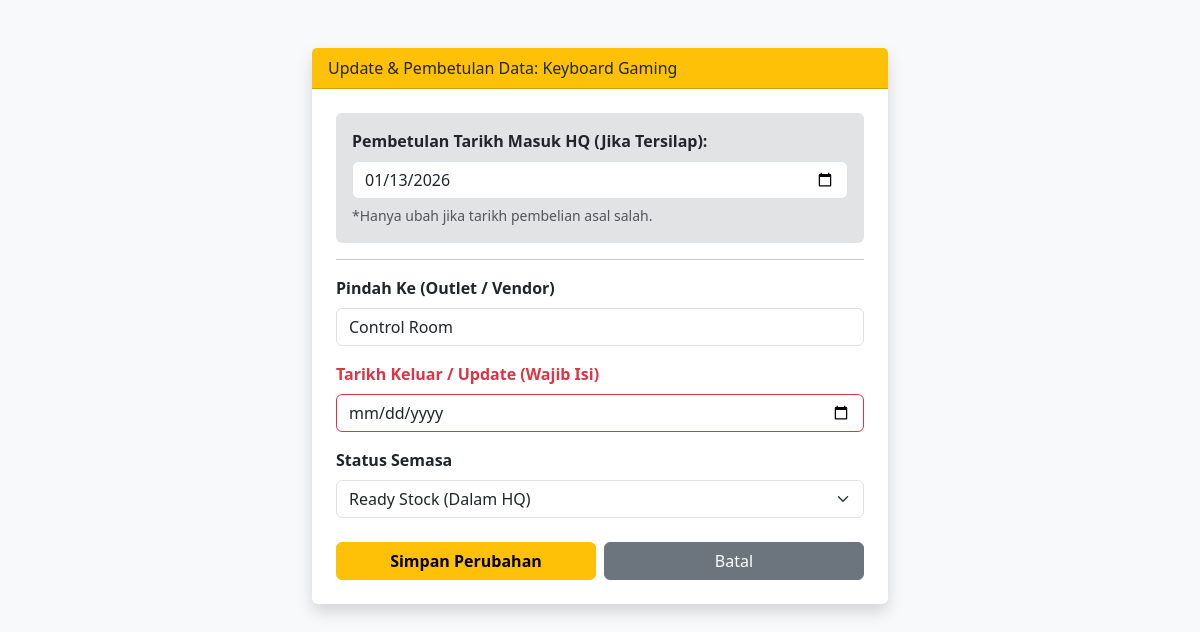
/edit.php?id=7 (signed in), run on the app's committed database.
### tables this page shows
CREATE TABLE IF NOT EXISTS `aset` (
  `id` int NOT NULL AUTO_INCREMENT,
  `nama_barang` varchar(100) DEFAULT NULL,
  `kategori` varchar(50) DEFAULT NULL,
  `no_siri` varchar(50) DEFAULT NULL,
  `lokasi_asal` varchar(100) DEFAULT NULL,
  `lokasi_sekarang` varchar(100) DEFAULT NULL,
  `status` varchar(50) DEFAULT NULL,
  `tarikh_update` timestamp NULL DEFAULT CURRENT_TIMESTAMP ON UPDATE CURRENT_TIMESTAMP,
  `tarikh_masuk` date DEFAULT NULL,
  `tarikh_keluar` date DEFAULT NULL,
  PRIMARY KEY (`id`)
);

### edit.php (the view, shortened to what this page needs)
<?php
include('config.php');
$id = $_GET['id'];
$d = mysqli_fetch_array(mysqli_query($koneksi, "SELECT * FROM aset WHERE id=$id"));
?>
<!DOCTYPE html>
<html>
<head>
    <link href="https://cdn.jsdelivr.net/npm/bootstrap@5.3.0/dist/css/bootstrap.min.css" rel="stylesheet">
</head>
<body class="bg-light">
    <div class="container mt-5 w-50">
        <div class="card shadow border-0">
            <div class="card-header bg-warning">Update & Pembetulan Data: <?php echo $d['nama_barang']; ?></div>
            <div class="card-body p-4">
                <form method="POST">
                    <div class="alert alert-secondary border-0">
                        <label class="form-label fw-bold text-dark">Pembetulan Tarikh Masuk HQ (Jika Tersilap):</label>
                        <input type="date" name="tkh_masuk" class="form-control mb-1" value="<?php echo $d['tarikh_masuk']; ?>">
                        <small class="text-muted italic">*Hanya ubah jika tarikh pembelian asal salah.</small>
                    </div>
                    <hr>
                    <div class="mb-3">
                        <label class="form-label fw-bold">Pindah Ke (Outlet / Vendor)</label>
                        <input type="text" name="lokasi" class="form-control" value="<?php echo $d['lokasi_sekarang']; ?>" required>
                    </div>
                    <div class="mb-3">
                        <label class="form-label fw-bold text-danger">Tarikh Keluar / Update (Wajib Isi)</label>
                        <input type="date" name="tkh_keluar" class="form-control border-danger" value="<?php echo ($d['tarikh_keluar'] != '0000-00-00') ? $d['tarikh_keluar'] : date('Y-m-d'); ?>" required>
                    </div>
                    <div class="mb-4">
                        <label class="form-label fw-bold">Status Semasa</label>
                        <select name="status" class="form-select">
                            <option value="Ready Stock" <?php if($d['status']=='Ready Stock') echo 'selected'; ?>>Ready Stock (Dalam HQ)</option>
                        </select>
                    </div>
                    <div class="row g-2">
                        <div class="col-6">
                            <button name="update" class="btn btn-warning w-100 fw-bold">Simpan Perubahan</button>
                        </div>
                        <div class="col-6">
                            <a href="index.php" class="btn btn-secondary w-100">Batal</a>
                        </div>
                    </div>
                </form>
            </div>
        </div>
    </div>
</body>
</html>

### data on the page
aset: nama_barang "Keyboard Gaming", tkh_masuk "01/13/2026", lokasi "Control Room", status "Ready Stock (Dalam HQ)"
